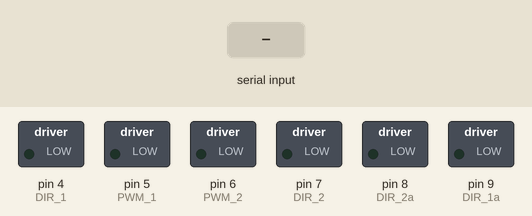
This sketch was run on a simulated Arduino Uno, built with avr-gcc and run on an emulated ATmega328P. Parts: switched loads named in the sketch (green lamp = pin HIGH). Inputs (shaded band) come from the test bench.

Above: at 1.2 s.
1.3 s: "F" received over Serial
At 2.1 s:
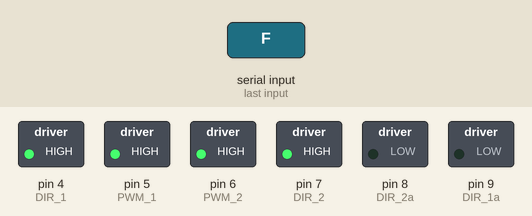
2.8 s: "B" received over Serial
At 3.3 s:
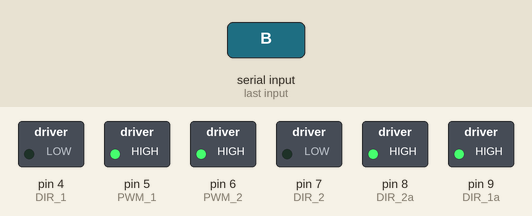
4.3 s: "L" received over Serial
At 5.5 s:
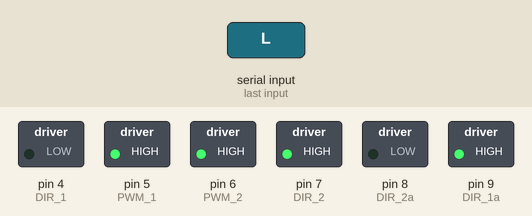
5.8 s: "R" received over Serial
At 6.7 s:
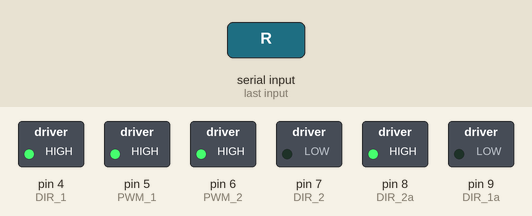
7.3 s: "S" received over Serial
At 7.9 s:
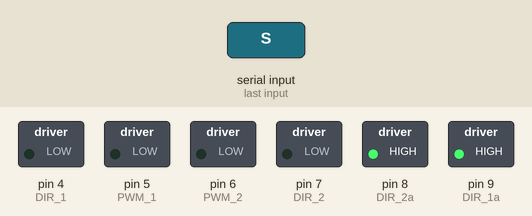
Timing chart, 0 to 9.8 s (numbered marks = the images above; inputs shaded):
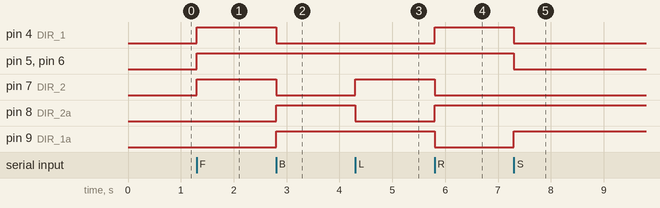

The sketch:

2024_03_13-bluetooth_robot.ino
```cpp
const int PWM_1 = 5;
const int PWM_2 = 6;
const int DIR_1 = 4;
const int DIR_2 = 7;
const int DIR_1a = 9;
const int DIR_2a = 8;

void setup() {
  pinMode(PWM_1, OUTPUT);
  pinMode(PWM_2, OUTPUT);
  pinMode(DIR_1, OUTPUT);
  pinMode(DIR_2, OUTPUT);
  pinMode(DIR_1a, OUTPUT);
  pinMode(DIR_2a, OUTPUT);
  Serial.begin(9600);
}

int m = 255;

void loop() {
  /*motors(255,255);
  delay(1000);
  motors(-255,-255);
  delay(1000);
  motors(-100,100);
  delay(1000);*/
  if (Serial.available()>0) {
    char f = Serial.read();
    if (f=='F') motors(m,m);
    if (f=='B') motors(-m,-m);
    if (f=='L') motors(-m,m);
    if (f=='R') motors(m,-m);
    if (f=='S') motors(0,0);
    if (f=='0') m = 0;
    if (f=='1') m = 25;
    if (f=='2') m = 50;
    if (f=='3') m = 75;
    if (f=='4') m = 100;
    if (f=='5') m = 125;
    if (f=='6') m = 150;
    if (f=='7') m = 175;
    if (f=='8') m = 200;
    if (f=='9') m = 225;
    if (f=='q') m = 255;
  }
}

void motors(int speed_1, int speed_2) {
  if (speed_1>0) {
    digitalWrite(DIR_1,1);
    digitalWrite(DIR_1a,0);
    analogWrite(PWM_1,speed_1);
  }
  else {
    digitalWrite(DIR_1,0);
    digitalWrite(DIR_1a,1);
    analogWrite(PWM_1,-speed_1);
  }
  if (speed_2>0) {
    digitalWrite(DIR_2,1);
    digitalWrite(DIR_2a,0);
    analogWrite(PWM_2,speed_2);
  }
  else {
    digitalWrite(DIR_2,0);
    digitalWrite(DIR_2a,1);
    analogWrite(PWM_2,-speed_2);
  }
}
```

Measured:
- after the input at 1.3 s, pin 4 (DIR_1), pin 5 (PWM_1), pin 6 (PWM_2), pin 7 (DIR_2): LOW → HIGH at once
- after the input at 2.8 s, pin 4 (DIR_1), pin 7 (DIR_2): HIGH → LOW at once; pin 8 (DIR_2a), pin 9 (DIR_1a): LOW → HIGH at once
- after the input at 4.3 s, pin 7 (DIR_2): LOW → HIGH at once; pin 8 (DIR_2a): HIGH → LOW at once
- after the input at 5.8 s, pin 4 (DIR_1), pin 8 (DIR_2a): LOW → HIGH at once; pin 7 (DIR_2), pin 9 (DIR_1a): HIGH → LOW at once
- after the input at 7.3 s, pin 4 (DIR_1), pin 5 (PWM_1), pin 6 (PWM_2): HIGH → LOW at once; pin 9 (DIR_1a): LOW → HIGH at once
